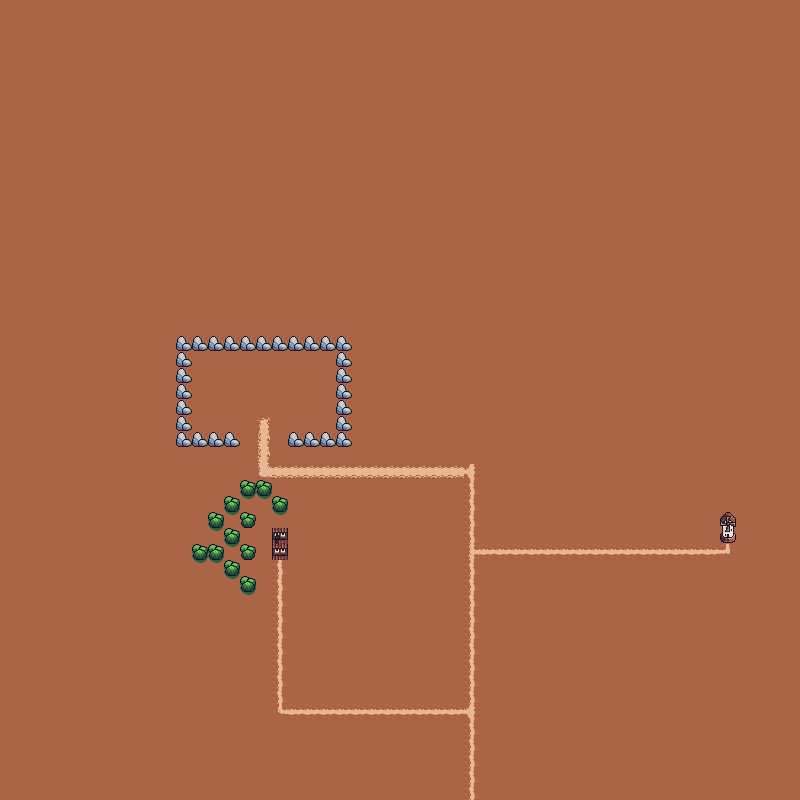

A level layout from a 2D game, rendered from its tile map. Below: a short description, then the map file with tile-grid data replaced by summaries:
An orthogonal 50x50 tile map with 16x16 px tiles, 3 tile layers (Ground, Roads, House) and 2 objects.

<map version="1.5" tiledversion="1.5.0" orientation="orthogonal" renderorder="left-down" width="50" height="50" tilewidth="16" tileheight="16" infinite="0" nextlayerid="5" nextobjectid="3">
 <editorsettings>
  <export target="FirstScene.json" format="json" />
 </editorsettings>
 <tileset firstgid="1" name="Base_tiles" tilewidth="16" tileheight="16" tilecount="256" columns="16">
  <image source="../Tilesets/MasterTileset1.0.png" width="256" height="256" />
  <tile id="90" type="Object" />
  <tile id="189">
   <properties>
    <property name="collides" type="bool" value="true" />
   </properties>
  </tile>
  <tile id="190">
   <properties>
    <property name="collides" type="bool" value="true" />
   </properties>
  </tile>
  <tile id="191">
   <properties>
    <property name="collides" type="bool" value="true" />
   </properties>
  </tile>
  <tile id="205">
   <properties>
    <property name="collides" type="bool" value="true" />
   </properties>
  </tile>
  <tile id="206">
   <properties>
    <property name="collides" type="bool" value="true" />
   </properties>
  </tile>
  <tile id="207">
   <properties>
    <property name="collides" type="bool" value="true" />
   </properties>
  </tile>
  <tile id="221">
   <properties>
    <property name="collides" type="bool" value="true" />
   </properties>
  </tile>
  <tile id="222">
   <properties>
    <property name="collides" type="bool" value="true" />
   </properties>
  </tile>
  <tile id="223">
   <properties>
    <property name="collides" type="bool" value="true" />
   </properties>
  </tile>
  <tile id="235">
   <properties>
    <property name="collodes" type="bool" value="true" />
   </properties>
  </tile>
  <tile id="236">
   <properties>
    <property name="collodes" type="bool" value="true" />
   </properties>
  </tile>
  <tile id="237">
   <properties>
    <property name="collides" type="bool" value="true" />
   </properties>
  </tile>
  <tile id="238">
   <properties>
    <property name="collides" type="bool" value="true" />
   </properties>
  </tile>
  <tile id="239">
   <properties>
    <property name="collides" type="bool" value="true" />
   </properties>
  </tile>
  <tile id="251">
   <properties>
    <property name="collodes" type="bool" value="true" />
   </properties>
  </tile>
  <tile id="252">
   <properties>
    <property name="collodes" type="bool" value="true" />
   </properties>
  </tile>
  <tile id="253">
   <properties>
    <property name="collides" type="bool" value="true" />
   </properties>
  </tile>
  <tile id="254">
   <properties>
    <property name="collides" type="bool" value="true" />
   </properties>
  </tile>
  <tile id="255">
   <properties>
    <property name="collides" type="bool" value="true" />
   </properties>
  </tile>
 </tileset>
 <layer id="1" name="Ground" width="50" height="50">
  <data>[2500 cells, 2500 non-empty, 1 distinct tile ids]</data>
 </layer>
 <layer id="4" name="Roads" width="50" height="50">
  <data>[2500 cells, 74 non-empty, 10 distinct tile ids]</data>
 </layer>
 <objectgroup id="3" name="Events">
  <object id="1" gid="79" x="272" y="576" width="16" height="16" />
  <object id="2" gid="95" x="272" y="576" width="16" height="16">
   <properties>
    <property name="Quest" type="bool" value="true" />
   </properties>
  </object>
 </objectgroup>
 <layer id="2" name="House" width="50" height="50">
  <properties>
   <property name="collides" type="bool" value="true" />
  </properties>
  <data>[2500 cells, 55 non-empty, 8 distinct tile ids]</data>
 </layer>
</map>
